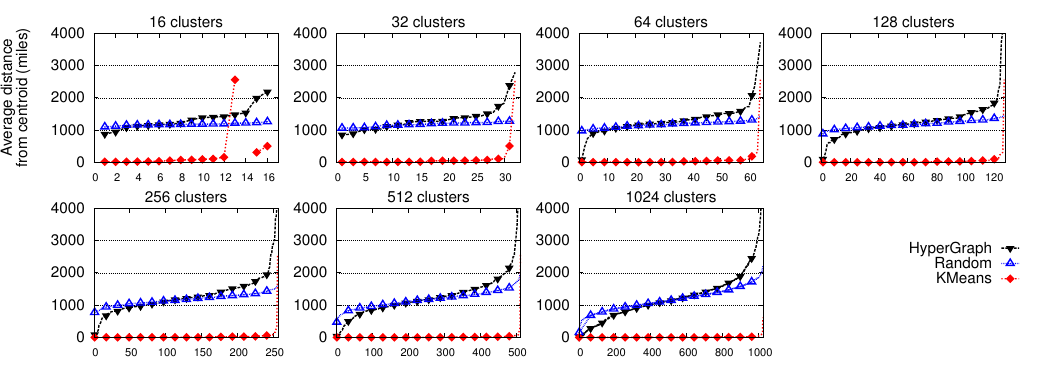

gnuplot code for this plot:
set term postscript monochrome eps enhanced 22
set output "avg_distance_centroids.eps"
load "styles.inc"
#set size 1,0.65

X_MARGIN=0.10
Y_MARGIN=0.04
WIDTH_IND=0.475
HEIGHT_IND=0.5
WIDTH_BETWEEN_X=0.01
WIDTH_BETWEEN_Y=0

set size 2.1,1.05


set bmargin 1
set tmargin 2
set lmargin 4.8
set rmargin 1
unset key
set multiplot

set ylabel "Avg/StDev from\n centroid (miles)"
#set xrange [0:4000]
#set xtics ("0.1KB" 0.1, "1KB" 1,"10KB" 10,"100KB" 100, "1MB" 1000)
#set logscale x
#set xrange [0.1:]
set grid y
set ytics 0,1000,4000
set yrange [0:4000]
#set xrange [0:17]
#set logscale x
set xtics font "Arial,16pt"
#set key bottom right samplen 1 width 1

X_POS=0
Y_POS=1
set title "16 clusters" offset 0,-0.8
unset key
#unset ylabel
set xrange [0:17]
set origin X_MARGIN+(X_POS*(WIDTH_IND+WIDTH_BETWEEN_X)), Y_MARGIN+(Y_POS*(HEIGHT_IND+WIDTH_BETWEEN_Y))
set size WIDTH_IND,HEIGHT_IND
f(x)=1000000
plot \
	'data/avg_distances_hypergraph_16.txt'  u ($1):($2)\
		 w l ls 2 title 'HyperGraph',\
 	'data/avg_distances_hypergraph_16.txt'  u ($1):($2)\
 		 w p ls 2 title 'HyperGraph',\
 	'data/avg_distances_random_16.txt'  u ($1):($2)\
 		 w l ls 4 title 'Random',\
  	'data/avg_distances_random_16.txt'  u ($1):($2)\
  		 w p ls 4 title 'Random',\
 	'data/avg_distances_kmeans_16.txt'  u ($1):($2)\
 		 w l ls 3 title 'KMeans',\
  	'data/avg_distances_kmeans_16.txt'  u ($1):($2)\
  		 w p ls 3 title 'KMeans'
		 
		 
X_POS=1
Y_POS=1
set title "32 clusters" offset 0,-0.8
unset ylabel
set xrange [0:33]
set origin X_MARGIN+(X_POS*(WIDTH_IND+WIDTH_BETWEEN_X)), Y_MARGIN+(Y_POS*(HEIGHT_IND+WIDTH_BETWEEN_Y))
set size WIDTH_IND,HEIGHT_IND
plot \
	'data/avg_distances_hypergraph_32.txt'  u ($1):($2)\
		 w l ls 2 title 'HyperGraph',\
	'data/avg_distances_hypergraph_32.txt'  u ($1):($2) every 2\
		 w p ls 2 title 'HyperGraph',\
	'data/avg_distances_random_32.txt'  u ($1):($2)\
		 w l ls 4 title 'Random',\
	'data/avg_distances_random_32.txt'  u ($1):($2) every 2\
		 w p ls 4 title 'Random',\
	'data/avg_distances_kmeans_32.txt'  u ($1):($2)\
		 w l ls 3 title 'KMeans',\
	'data/avg_distances_kmeans_32.txt'  u ($1):($2) every 2\
		 w p ls 3 title 'KMeans'
		
X_POS=2
Y_POS=1
set title "64 clusters" offset 0,-0.8
set xrange [0:65]
set origin X_MARGIN+(X_POS*(WIDTH_IND+WIDTH_BETWEEN_X)), Y_MARGIN+(Y_POS*(HEIGHT_IND+WIDTH_BETWEEN_Y))
set size WIDTH_IND,HEIGHT_IND

plot \
	'data/avg_distances_hypergraph_64.txt'  u ($1):($2)\
		 w l ls 2 title 'HyperGraph',\
	'data/avg_distances_hypergraph_64.txt'  u ($1):($2) every 4\
		 w p ls 2 title 'HyperGraph',\
	'data/avg_distances_random_64.txt'  u ($1):($2)\
		 w l ls 4 title 'Random',\
	'data/avg_distances_random_64.txt'  u ($1):($2) every 4\
		 w p ls 4 title 'Random',\
	'data/avg_distances_kmeans_64.txt'  u ($1):($2)\
		 w l ls 3 title 'KMeans',\
	'data/avg_distances_kmeans_64.txt'  u ($1):($2) every 4\
		 w p ls 3 title 'KMeans'



X_POS=3
Y_POS=1
set title "128 clusters" offset 0,-0.8
set xrange [0:129]
set origin X_MARGIN+(X_POS*(WIDTH_IND+WIDTH_BETWEEN_X)), Y_MARGIN+(Y_POS*(HEIGHT_IND+WIDTH_BETWEEN_Y))
set size WIDTH_IND,HEIGHT_IND

plot \
	'data/avg_distances_hypergraph_128.txt'  u ($1):($2)\
		 w l ls 2 title 'HyperGraph',\
	'data/avg_distances_hypergraph_128.txt'  u ($1):($2) every 8\
		 w p ls 2 title 'HyperGraph',\
	'data/avg_distances_random_128.txt'  u ($1):($2)\
		 w l ls 4 title 'Random',\
	'data/avg_distances_random_128.txt'  u ($1):($2) every 8\
		 w p ls 4 title 'Random',\
	'data/avg_distances_kmeans_128.txt'  u ($1):($2)\
		 w l ls 3 title 'KMeans',\
	'data/avg_distances_kmeans_128.txt'  u ($1):($2) every 8\
		 w p ls 3 title 'KMeans'


X_POS=0
Y_POS=0
set title "256 clusters" offset 0,-0.8
set xrange [0:257]
set origin X_MARGIN+(X_POS*(WIDTH_IND+WIDTH_BETWEEN_X)), Y_MARGIN+(Y_POS*(HEIGHT_IND+WIDTH_BETWEEN_Y))
set size WIDTH_IND,HEIGHT_IND

plot \
	'data/avg_distances_hypergraph_256.txt'  u ($1):($2)\
		 w l ls 2 title 'HyperGraph',\
	'data/avg_distances_hypergraph_256.txt'  u ($1):($2) every 16\
		 w p ls 2 title 'HyperGraph',\
	'data/avg_distances_random_256.txt'  u ($1):($2)\
		 w l ls 4 title 'Random',\
	'data/avg_distances_random_256.txt'  u ($1):($2) every 16\
		 w p ls 4 title 'Random',\
	'data/avg_distances_kmeans_256.txt'  u ($1):($2)\
		 w l ls 3 title 'KMeans',\
	'data/avg_distances_kmeans_256.txt'  u ($1):($2) every 16\
		 w p ls 3 title 'KMeans'

X_POS=1
Y_POS=0
set title "512 clusters" offset 0,-0.8
set xrange [0:513]
set origin X_MARGIN+(X_POS*(WIDTH_IND+WIDTH_BETWEEN_X)), Y_MARGIN+(Y_POS*(HEIGHT_IND+WIDTH_BETWEEN_Y))
set size WIDTH_IND,HEIGHT_IND
#set xtics 0,2000,12000
plot \
	'data/avg_distances_hypergraph_512.txt'  u ($1):($2)\
		 w l ls 2 title 'HyperGraph',\
	'data/avg_distances_hypergraph_512.txt'  u ($1):($2) every 32\
		 w p ls 2 title 'HyperGraph',\
	'data/avg_distances_random_512.txt'  u ($1):($2)\
		 w l ls 4 title 'Random',\
	'data/avg_distances_random_512.txt'  u ($1):($2) every 32\
		 w p ls 4 title 'Random',\
	'data/avg_distances_kmeans_512.txt'  u ($1):($2)\
		 w l ls 3 title 'KMeans',\
	'data/avg_distances_kmeans_512.txt'  u ($1):($2) every 32\
		 w p ls 3 title 'KMeans'


X_POS=2
Y_POS=0
set title "1024 clusters" offset 0,-0.8
set xrange [0:1025]
set origin X_MARGIN+(X_POS*(WIDTH_IND+WIDTH_BETWEEN_X)), Y_MARGIN+(Y_POS*(HEIGHT_IND+WIDTH_BETWEEN_Y))
set size WIDTH_IND,HEIGHT_IND
set key samplen 1 width -1 at 2500,3000
plot \
	'data/avg_distances_hypergraph_1024.txt'  u ($1):($2)\
		 w l ls 2 notitle 'HyperGraph',\
	'data/avg_distances_hypergraph_1024.txt'  u ($1):($2) every 64\
		 w lp ls 2 title 'HyperGraph',\
	'data/avg_distances_random_1024.txt'  u ($1):($2)\
		 w l ls 4 notitle 'Random',\
	'data/avg_distances_random_1024.txt'  u ($1):($2) every 64\
		 w lp ls 4 title 'Random',\
	'data/avg_distances_kmeans_1024.txt'  u ($1):($2)\
		 w l ls 3 notitle 'KMeans',\
	'data/avg_distances_kmeans_1024.txt'  u ($1):($2) every 64\
		 w lp ls 3 title 'KMeans'
 	
	              
!epstopdf "avg_distance_centroids.eps"
!rm "avg_distance_centroids.eps"
quit